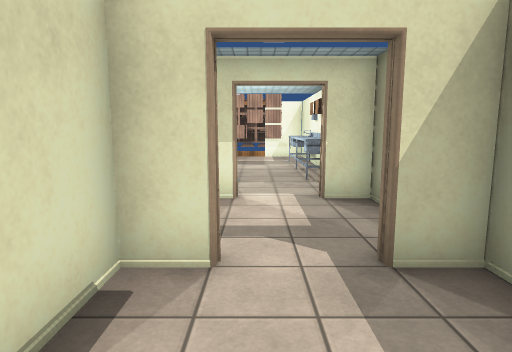
View 1 (above)

16 first-person views from a walk through a Unity game level. The camera is 1.5 m above the floor, tilts 8° down and sees 75° across. The floor is counted in squares, 1 m on a side. Each view is taken from the middle of a square. On the plan, view 1 faces up. The plan holds only what a view shows up to about 15 squares ahead; the rest is blank. The player character is not drawn. Some surface patterns are stand-ins.

View 2
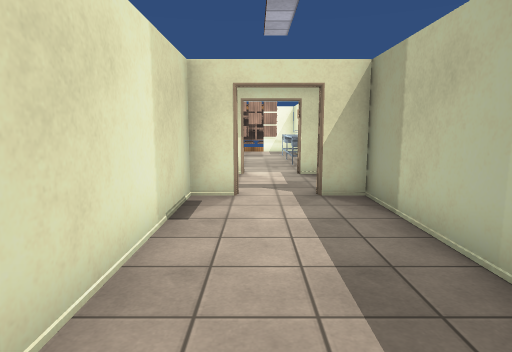

View 3
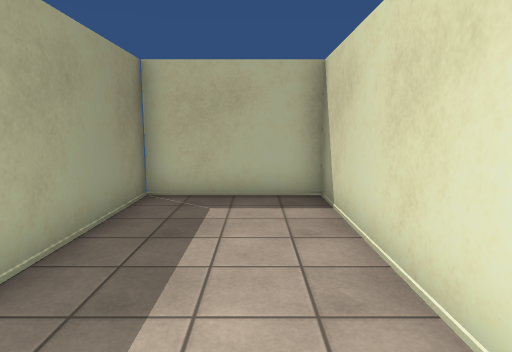

View 4
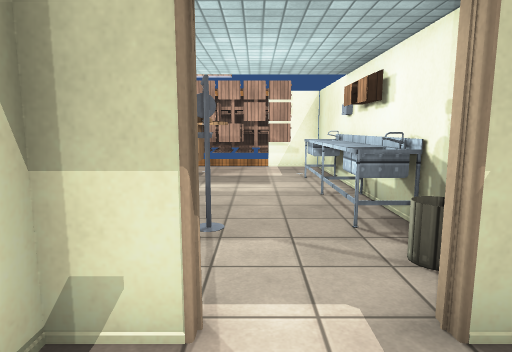

View 5
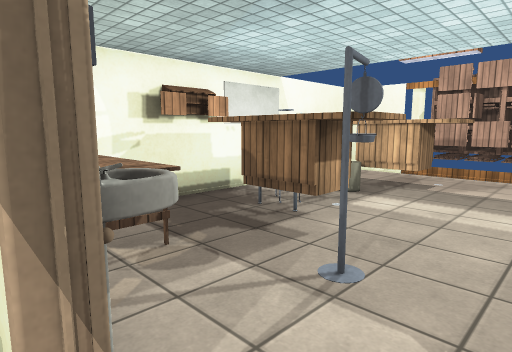

View 6
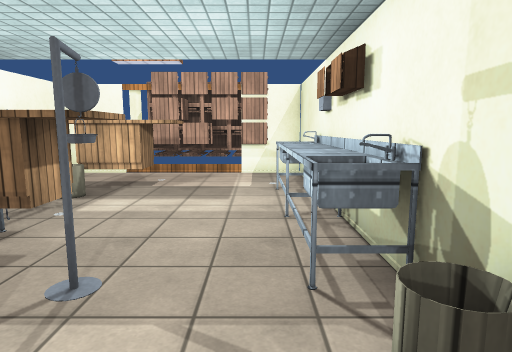

View 7
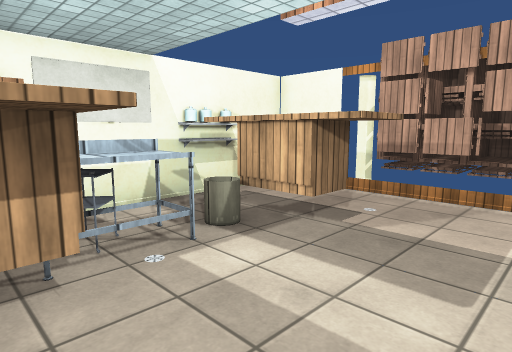

View 8
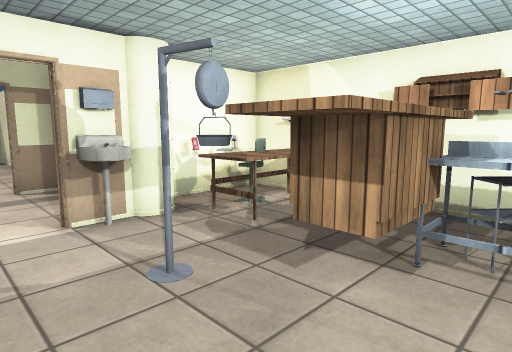

View 9
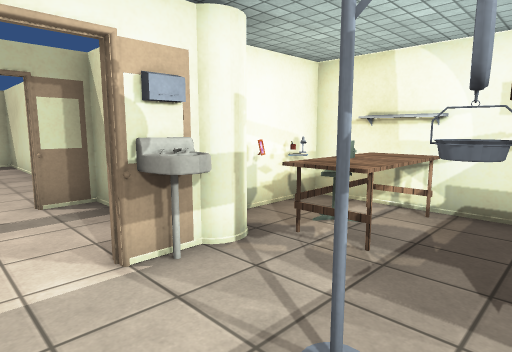

View 10
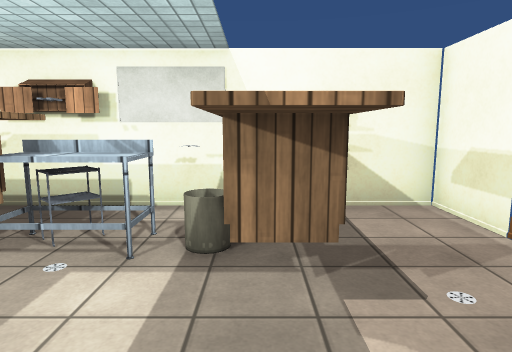

View 11
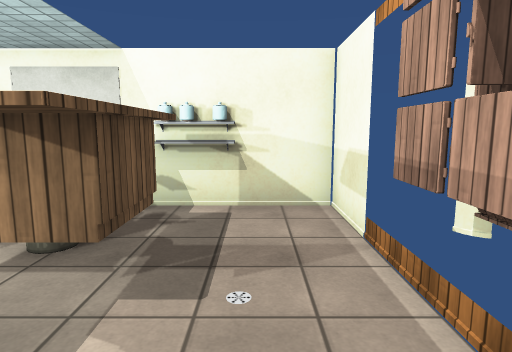

View 12
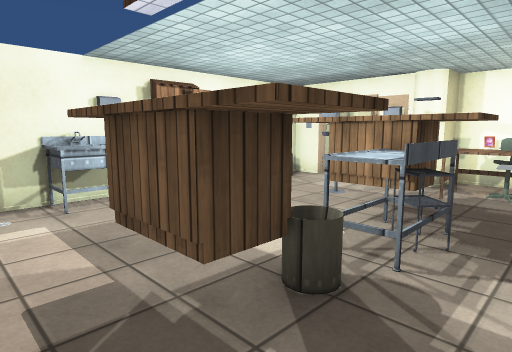

View 13
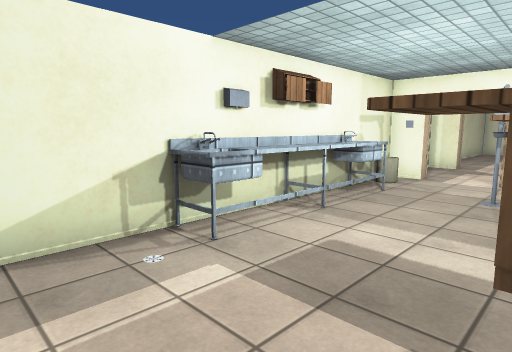

View 14
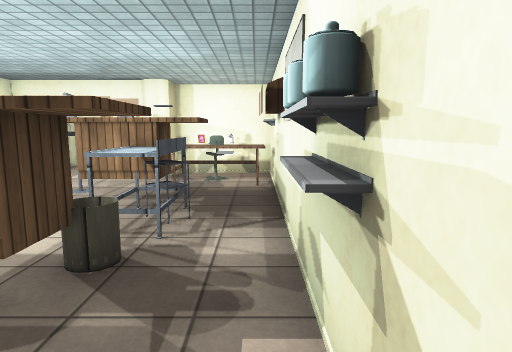

View 15
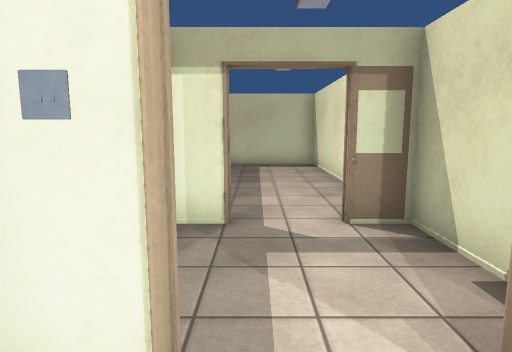

View 16
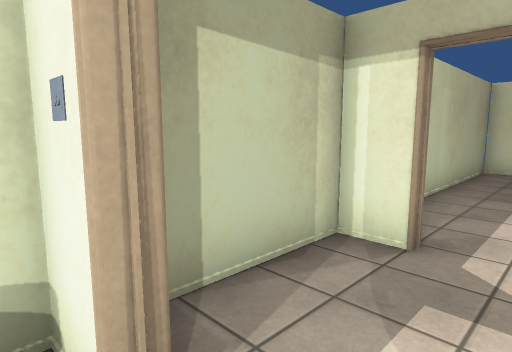

### Floor plan
Ten units are one square. View 1 is at (0, 0); x grows to the right and y downward. Boxes are objects, and circles mark ways between rooms. Rooms are numbered by the first view taken in them; rooms with no view inside come last. Other rooms are left out.
<svg viewBox="-60 -190 91 250">
<path fill="none" stroke="#000" d="M-4 -35 -15 -35 -15 55 25 55 25 -35M26 -35 14 -35M14 -38 25 -38M-16 -38 -4 -38M-4 -72 -15 -72 -15 -35M25 -35 25 -72 14 -72M-16 -75 -4 -75M-35 -185 -55 -185 -55 -65 -23 -65 -23 -75M14 -75 25 -75 25 -185 5 -185"/>
<rect x="-55" y="-95" width="10" height="20" fill="#bbb"><title>other object</title></rect>
<rect x="-55" y="-145" width="10" height="10" fill="#bbb"><title>other object</title></rect>
<rect x="-55" y="-155" width="10" height="10" fill="#bbb"><title>other object</title></rect>
<rect x="-55" y="-165" width="10" height="10" fill="#bbb"><title>other object</title></rect>
<rect x="-45" y="-75" width="10" height="10" fill="#bbb"><title>other object</title></rect>
<rect x="-45" y="-95" width="20" height="20" fill="#bbb"><title>other object</title></rect>
<rect x="-45" y="-125" width="40" height="20" fill="#bbb"><title>other object</title></rect>
<rect x="-45" y="-135" width="10" height="10" fill="#bbb"><title>other object</title></rect>
<rect x="-45" y="-165" width="40" height="20" fill="#bbb"><title>other object</title></rect>
<rect x="-35" y="-135" width="10" height="10" fill="#bbb"><title>other object</title></rect>
<rect x="-35" y="-155" width="10" height="20" fill="#bbb"><title>other object</title></rect>
<rect x="-15" y="-85" width="10" height="10" fill="#bbb"><title>other object</title></rect>
<rect x="-15" y="-105" width="10" height="10" fill="#bbb"><title>other object</title></rect>
<rect x="5" y="-185" width="10" height="10" fill="#bbb"><title>other object</title></rect>
<rect x="15" y="-95" width="10" height="20" fill="#bbb"><title>other object</title></rect>
<rect x="15" y="-155" width="10" height="60" fill="#bbb"><title>other object</title></rect>
<circle cx="5" cy="-40" r="3" fill="#2a7"/>
<circle cx="5" cy="-70" r="3" fill="#2a7"/>
<text x="0" y="10">1</text>
<text x="0" y="-50">2</text>
<text x="-20" y="-130">3</text>
</svg>
Room 1 opens to room 2. Room 2 opens to room 3.

Where each view was taken, in squares from view 1:
view 1: 0 up, 0 right, facing up
view 2: 4 down, 0 right, facing up
view 3: 2 up, 0 right, facing down
view 4: 5 up, 0 right, facing up
view 5: 7 up, 1 right, facing up-left
view 6: 7 up, 1 right, facing up
view 7: 11 up, 1 right, facing up-left
view 8: 13 up, 1 right, facing down-left
view 9: 11 up, 1 right, facing down-left
view 10: 15 up, 1 right, facing left
view 11: 17 up, 1 right, facing left
view 12: 17 up, 5 left, facing down-right
view 13: 18 up, 2 left, facing down-right
view 14: 18 up, 5 left, facing down
view 15: 9 up, 1 right, facing down
view 16: 8 up, 0 right, facing down-right
